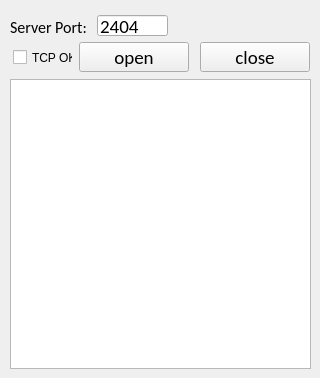
      <widget class="QWidget" name="IEC104">
       <attribute name="title">
        <string>IEC61870-5-104 - Server</string>
       </attribute>
       <widget class="QPushButton" name="bu_open104Server">
        <property name="geometry">
         <rect>
          <x>79</x>
          <y>42</y>
          <width>110</width>
          <height>30</height>
         </rect>
        </property>
        <property name="font">
         <font>
          <family>Calibri</family>
          <pointsize>14</pointsize>
         </font>
        </property>
        <property name="text">
         <string>open</string>
        </property>
       </widget>
       <widget class="QCheckBox" name="cb_clientConnected">
        <property name="geometry">
         <rect>
          <x>13</x>
          <y>43</y>
          <width>60</width>
          <height>29</height>
         </rect>
        </property>
        <property name="styleSheet">
         <string notr="true"/>
        </property>
        <property name="text">
         <string>TCP OK</string>
        </property>
        <property name="iconSize">
         <size>
          <width>41</width>
          <height>30</height>
         </size>
        </property>
       </widget>
       <widget class="QListWidget" name="lw_104serverLog">
        <property name="geometry">
         <rect>
          <x>10</x>
          <y>79</y>
          <width>301</width>
          <height>290</height>
         </rect>
        </property>
        <property name="font">
         <font>
          <family>Calibri</family>
          <pointsize>10</pointsize>
         </font>
        </property>
        <property name="autoScroll">
         <bool>true</bool>
        </property>
        <property name="itemAlignment">
         <set>Qt::AlignRight</set>
        </property>
       </widget>
       <widget class="QPushButton" name="bu_close104Server">
        <property name="geometry">
         <rect>
          <x>200</x>
          <y>42</y>
          <width>110</width>
          <height>30</height>
         </rect>
        </property>
        <property name="font">
         <font>
          <family>Calibri</family>
          <pointsize>14</pointsize>
         </font>
        </property>
        <property name="text">
         <string>close</string>
        </property>
        <property name="default">
         <bool>false</bool>
        </property>
        <property name="flat">
         <bool>false</bool>
        </property>
       </widget>
       <widget class="QLabel" name="label_2">
        <property name="geometry">
         <rect>
          <x>10</x>
          <y>12</y>
          <width>81</width>
          <height>30</height>
         </rect>
        </property>
        <property name="font">
         <font>
          <family>Calibri</family>
          <pointsize>12</pointsize>
         </font>
        </property>
        <property name="text">
         <string>Server Port:</string>
        </property>
       </widget>
       <widget class="QLineEdit" name="tb_104port">
        <property name="geometry">
         <rect>
          <x>97</x>
          <y>15</y>
          <width>71</width>
          <height>21</height>
         </rect>
        </property>
        <property name="font">
         <font>
          <family>Calibri</family>
          <pointsize>14</pointsize>
         </font>
        </property>
        <property name="inputMask">
         <string/>
        </property>
        <property name="text">
         <string>2404</string>
        </property>
        <property name="cursorPosition">
         <number>4</number>
        </property>
        <property name="alignment">
         <set>Qt::AlignLeading|Qt::AlignLeft|Qt::AlignVCenter</set>
        </property>
        <property name="placeholderText">
         <string>33333</string>
        </property>
       </widget>
      </widget>
